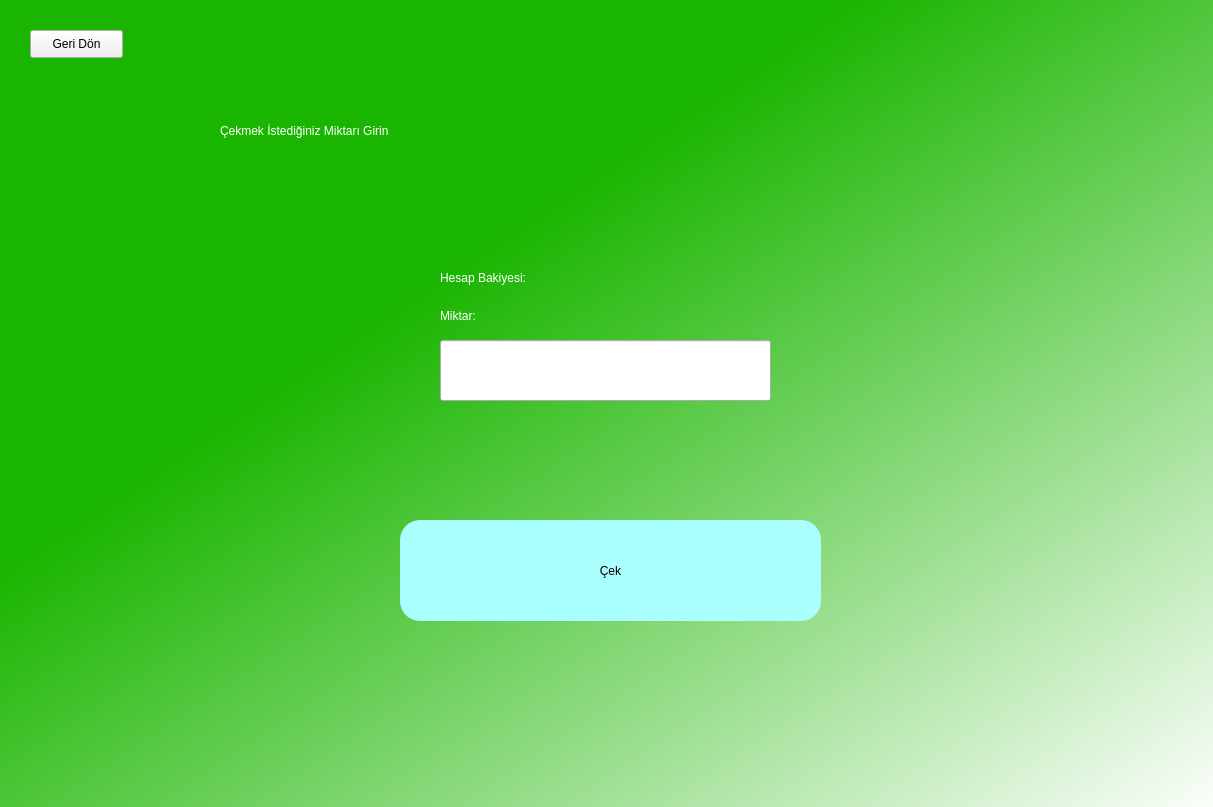
<?xml version="1.0" encoding="UTF-8"?>
<ui version="4.0">
 <class>Form</class>
 <widget class="QWidget" name="Form">
  <property name="geometry">
   <rect>
    <x>0</x>
    <y>0</y>
    <width>1213</width>
    <height>807</height>
   </rect>
  </property>
  <property name="windowTitle">
   <string>Form</string>
  </property>
  <widget class="QWidget" name="widget" native="true">
   <property name="geometry">
    <rect>
     <x>0</x>
     <y>0</y>
     <width>1221</width>
     <height>821</height>
    </rect>
   </property>
   <property name="styleSheet">
    <string notr="true">QWidget#widget{
background-color: qlineargradient(spread:pad, x1:0, y1:0, x2:1, y2:1, stop:0.348259 rgba(26, 181, 0, 255), stop:1 rgba(255, 255, 255, 255));}</string>
   </property>
   <widget class="QLabel" name="label">
    <property name="geometry">
     <rect>
      <x>220</x>
      <y>60</y>
      <width>891</width>
      <height>141</height>
     </rect>
    </property>
    <property name="styleSheet">
     <string notr="true">font: 36pt &quot;MS Shell Dlg 2&quot;;color: rgb(255, 255, 255);
</string>
    </property>
    <property name="text">
     <string>Çekmek İstediğiniz Miktarı Girin</string>
    </property>
   </widget>
   <widget class="QPushButton" name="withdraw">
    <property name="geometry">
     <rect>
      <x>400</x>
      <y>520</y>
      <width>421</width>
      <height>101</height>
     </rect>
    </property>
    <property name="styleSheet">
     <string notr="true">border-radius: 20px;
background-color: rgb(170,255,255);
font: 16pt &quot;MS Shell Dlg 2&quot;;</string>
    </property>
    <property name="text">
     <string>Çek</string>
    </property>
   </widget>
   <widget class="QLineEdit" name="entermoney">
    <property name="geometry">
     <rect>
      <x>440</x>
      <y>340</y>
      <width>331</width>
      <height>61</height>
     </rect>
    </property>
    <property name="styleSheet">
     <string notr="true">font: 12pt &quot;MS Shell Dlg 2&quot;;</string>
    </property>
   </widget>
   <widget class="QLabel" name="label_2">
    <property name="geometry">
     <rect>
      <x>440</x>
      <y>300</y>
      <width>81</width>
      <height>31</height>
     </rect>
    </property>
    <property name="styleSheet">
     <string notr="true">color: white;
font: 10pt &quot;MS Shell Dlg 2&quot;;</string>
    </property>
    <property name="text">
     <string>Miktar: </string>
    </property>
   </widget>
   <widget class="QPushButton" name="turnback">
    <property name="geometry">
     <rect>
      <x>30</x>
      <y>30</y>
      <width>93</width>
      <height>28</height>
     </rect>
    </property>
    <property name="text">
     <string>Geri Dön</string>
    </property>
   </widget>
   <widget class="QLabel" name="label_3">
    <property name="geometry">
     <rect>
      <x>440</x>
      <y>270</y>
      <width>121</width>
      <height>16</height>
     </rect>
    </property>
    <property name="styleSheet">
     <string notr="true">font: 10pt &quot;MS Shell Dlg 2&quot;;
color: white;</string>
    </property>
    <property name="text">
     <string>Hesap Bakiyesi: </string>
    </property>
   </widget>
   <widget class="QLabel" name="showmoney">
    <property name="geometry">
     <rect>
      <x>560</x>
      <y>270</y>
      <width>191</width>
      <height>16</height>
     </rect>
    </property>
    <property name="styleSheet">
     <string notr="true">font: 10pt &quot;MS Shell Dlg 2&quot;;
color: white;</string>
    </property>
    <property name="text">
     <string/>
    </property>
   </widget>
   <widget class="QLabel" name="error">
    <property name="geometry">
     <rect>
      <x>440</x>
      <y>440</y>
      <width>331</width>
      <height>31</height>
     </rect>
    </property>
    <property name="styleSheet">
     <string notr="true">font: 10pt &quot;MS Shell Dlg 2&quot;;
color: red;</string>
    </property>
    <property name="text">
     <string/>
    </property>
   </widget>
  </widget>
 </widget>
 <resources/>
 <connections/>
</ui>
